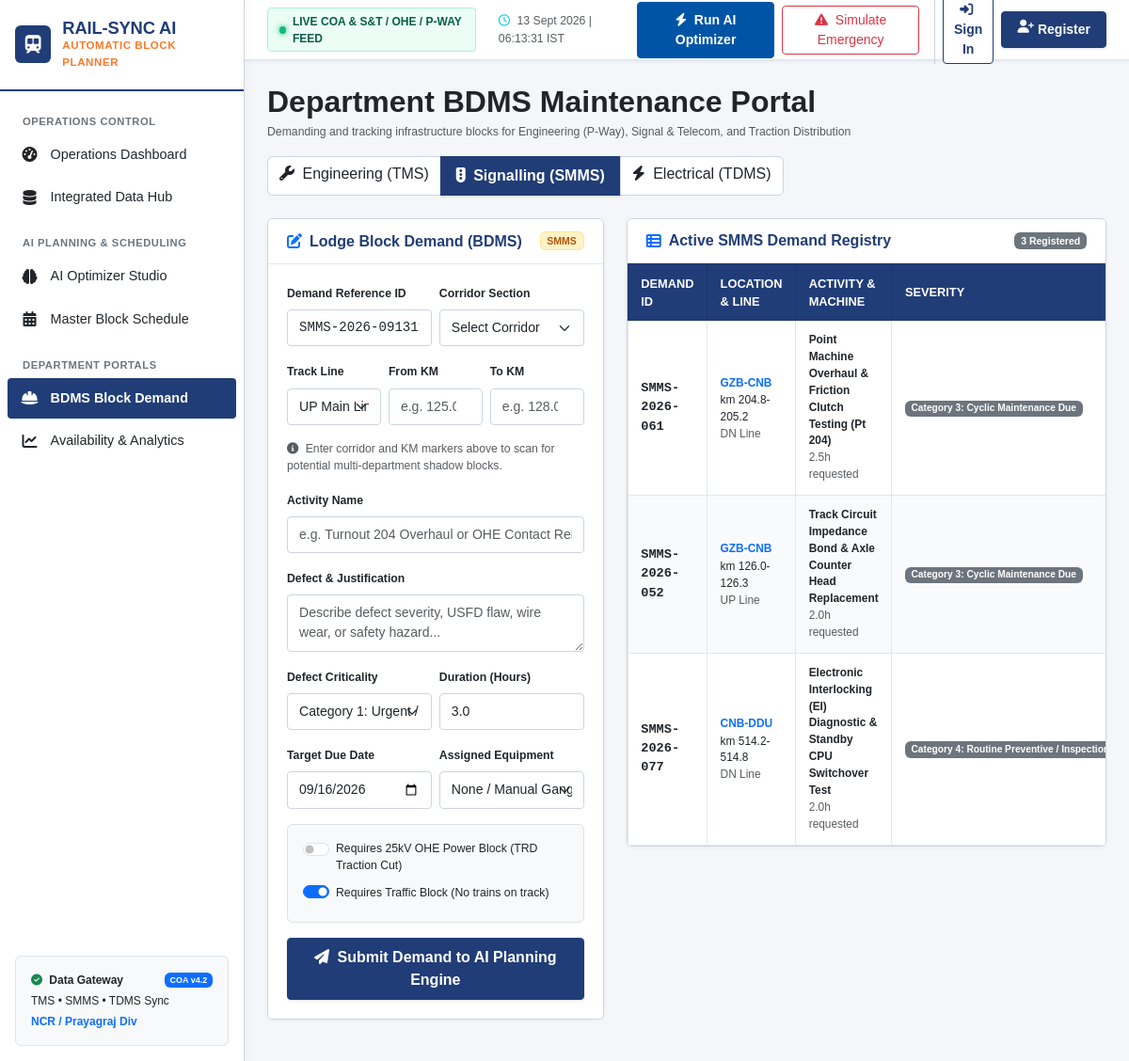
The page /department-portal/?dept=SMMS on the database its author committed.
### maintenance/models.py (models this page shows, shortened)
class MaintenanceDemand(models.Model):
    SYSTEM_CHOICES = [
        ('TMS', 'TMS (Track Management System - Engineering)'),
        ('SMMS', 'SMMS (Signal Maintenance & Management - S&T)'),
        ('TDMS', 'TDMS (Traction Distribution - Electrical/TRD)'),
    ]
    CRITICALITY_LEVELS = [
        ('EMERGENCY', 'Category 1: Emergency Defect / Immediate Risk'),
        ('URGENT_I', 'Category 2: Urgent / Overdue / Safety Impact'),
        ('NORMAL_II', 'Category 3: Cyclic Maintenance Due'),
        ('ROUTINE_III', 'Category 4: Routine Preventive / Inspection'),
    ]
    STATUS_CHOICES = [
        ('PENDING', 'Pending AI Scheduling'),
        ('AI_RECOMMENDED', 'AI Bundling Recommended'),
        ('SCHEDULED', 'Scheduled in Block Plan'),
        ('COMPLETED', 'Executed & Closed'),
        ('DEFERRED', 'Deferred to Next Horizon'),
    ]
    TRACK_LINE_CHOICES = [
        ('UP', 'UP Line'),
        ('DN', 'DOWN Line'),
        ('BOTH', 'Both Lines / Crossover'),
        ('YARD', 'Yard / Loop Lines'),
    ]
    demand_id = models.CharField(max_length=40, unique=True)
    source_system = models.CharField(max_length=10, choices=SYSTEM_CHOICES)
    corridor = models.ForeignKey(Corridor, on_delete=models.CASCADE, related_name='maintenance_demands')
    track_line = models.CharField(max_length=10, choices=TRACK_LINE_CHOICES, default='UP')
    km_start = models.FloatField()
    km_end = models.FloatField()
    activity_name = models.CharField(max_length=150)
    activity_code = models.CharField(max_length=50, blank=True)
    defect_description = models.TextField()
    criticality = models.CharField(max_length=20, choices=CRITICALITY_LEVELS, default='NORMAL_II')
    duration_hours = models.FloatField(default=3.0, help_text="Required block duration in hours")
    requires_power_block = models.BooleanField(default=False, help_text="Needs OHE 25kV traction power shutdown")
    requires_traffic_block = models.BooleanField(default=True, help_text="Needs rail line closure")
    speed_restriction_imposed = models.BooleanField(default=False, help_text="Temporary Speed Restriction (TSR) already active")
    speed_restriction_kmh = models.IntegerField(null=True, blank=True, help_text="Current TSR limit, e.g. 30 km/h")
    due_date = models.DateField()
    overdue_days = models.IntegerField(default=0)
    assigned_machine = models.ForeignKey(MachineAsset, on_delete=models.SET_NULL, null=True, blank=True, related_name='demands')
    manpower_required = models.IntegerField(default=15, help_text="Number of staff / gang strength")
    ai_priority_score = models.FloatField(default=50.0, help_text="Score 0 - 100 calculated by AI")
    ai_urgency_notes = models.TextField(blank=True, help_text="Explanation of AI risk score")
    status = models.CharField(max_length=20, choices=STATUS_CHOICES, default='PENDING')
    created_at = models.DateTimeField(auto_now_add=True)
    updated_at = models.DateTimeField(auto_now=True)
    class Meta:
        ordering = ['-ai_priority_score', '-criticality']

### core_rail/models.py (models this page shows, shortened)
class Corridor(models.Model):
    LINE_CHOICES = [
        ('SINGLE', 'Single Line'),
        ('DOUBLE', 'Double Line (UP/DN)'),
        ('TRIPLE', '3rd Line Added'),
        ('QUAD', 'Quadruple (4 Lines)'),
    ]
    division = models.ForeignKey(Division, on_delete=models.CASCADE, related_name='corridors')
    name = models.CharField(max_length=150)
    code = models.CharField(max_length=20, unique=True)
    start_station = models.CharField(max_length=100)
    end_station = models.CharField(max_length=100)
    start_km = models.FloatField(default=0.0)
    end_km = models.FloatField(default=100.0)
    line_type = models.CharField(max_length=15, choices=LINE_CHOICES, default='DOUBLE')
    is_electrified = models.BooleanField(default=True)
    max_permissible_speed = models.IntegerField(default=130, help_text="km/h")
    gmt = models.FloatField(default=35.0, help_text="Gross Million Tonnes per Annum")
    daily_trains = models.IntegerField(default=120, help_text="Average daily trains (COA)")
    corridor_window_start = models.TimeField(default='01:00:00', help_text="Typical COA low-traffic slot start")
    corridor_window_end = models.TimeField(default='04:30:00', help_text="Typical COA low-traffic slot end")

### scheduler/views.py (the view)
# urls.py: path('department-portal/', views.department_portal_view, name='department_portal'),
def department_portal_view(request):
    dept = request.GET.get('dept', 'TMS')
    demands = MaintenanceDemand.objects.filter(source_system=dept).select_related('corridor', 'assigned_machine')
    corridors = Corridor.objects.all()
    machines = MachineAsset.objects.filter(department=dept)
    context = {
        'active_dept': dept,
        'demands': demands,
        'corridors': corridors,
        'machines': machines,
    }
    return render(request, 'department_portal.html', context)

### templates/department_portal.html (shortened to what this page needs)
{% extends 'base.html' %}
{% block content %}
<div class="container-fluid p-0">
    <div class="d-flex flex-wrap align-items-center justify-content-between gap-3 mb-4">
        <div>
            <h2 class="fw-bold mb-1 text-dark">Department BDMS Maintenance Portal</h2>
            <p class="text-muted mb-0 small">
                Demanding and tracking infrastructure blocks for Engineering (P-Way), Signal & Telecom, and Traction Distribution
            </p>
        </div>
        <div class="d-flex align-items-center gap-2">
            <div class="btn-group">
                <a href="?dept=TMS" class="btn {% if active_dept == 'TMS' %}btn-rail-primary fw-bold{% else %}btn-outline-secondary{% endif %}">
                    <i class="fa-solid fa-wrench me-1"></i> Engineering (TMS)
                </a>
                <a href="?dept=SMMS" class="btn {% if active_dept == 'SMMS' %}btn-rail-primary fw-bold{% else %}btn-outline-secondary{% endif %}">
                    <i class="fa-solid fa-traffic-light me-1"></i> Signalling (SMMS)
                </a>
                <a href="?dept=TDMS" class="btn {% if active_dept == 'TDMS' %}btn-rail-primary fw-bold{% else %}btn-outline-secondary{% endif %}">
                    <i class="fa-solid fa-bolt me-1"></i> Electrical (TDMS)
                </a>
            </div>
        </div>
    </div>
    <div class="row g-4">
        <div class="col-lg-5">
            <div class="card-rail">
                <div class="card-rail-header">
                    <h5 class="card-rail-title">
                        <i class="fa-solid fa-pen-to-square text-primary"></i> Lodge Block Demand (BDMS)
                    </h5>
                    <span class="badge {% if active_dept == 'TMS' %}badge-tms{% elif active_dept == 'SMMS' %}badge-smms{% else %}badge-tdms{% endif %}">
                        {{ active_dept }}
                    </span>
                </div>
                <div class="card-rail-body">
                    <form id="submitDemandForm">
                        <div class="row g-2 mb-3">
                            <div class="col-md-6">
                                <label class="form-label text-dark small fw-bold">Demand Reference ID</label>
                                <input type="text" id="demandIdInput" class="form-control form-control-sm form-control-rail font-monospace" value="{{ active_dept }}-2026-{% now 'mdHi' %}" required>
                            </div>
                            <div class="col-md-6">
                                <label class="form-label text-dark small fw-bold">Corridor Section</label>
                                <select class="form-select form-select-sm form-select-rail" id="demandCorridorSelect" required>
                                    <option value="" disabled selected>Select Corridor</option>
                                </select>
                            </div>
                        </div>
                        <div class="row g-2 mb-3">
                            <div class="col-md-4">
                                <label class="form-label text-dark small fw-bold">Track Line</label>
                                <select class="form-select form-select-sm form-select-rail" id="demandTrackLine">
                                    <option value="UP">UP Main Line</option>
                                </select>
                            </div>
                            <div class="col-md-4">
                                <label class="form-label text-dark small fw-bold">From KM</label>
                                <input type="number" step="0.1" class="form-control form-control-sm form-control-rail" id="demandKmStart" placeholder="e.g. 125.0" required>
                            </div>
                            <div class="col-md-4">
                                <label class="form-label text-dark small fw-bold">To KM</label>
                                <input type="number" step="0.1" class="form-control form-control-sm form-control-rail" id="demandKmEnd" placeholder="e.g. 128.0" required>
                            </div>
                        </div>
                        <div id="coLocationSuggestionsBox" class="mb-3">
                            <div class="text-muted small">
                                <i class="fa-solid fa-circle-info me-1"></i> Enter corridor and KM markers above to scan for potential multi-department shadow blocks.
                            </div>
                        </div>
                        <div class="mb-3">
                            <label class="form-label text-dark small fw-bold">Activity Name</label>
                            <input type="text" class="form-control form-control-sm form-control-rail" id="demandActivityName" placeholder="e.g. Turnout 204 Overhaul or OHE Contact Renewal" required>
                        </div>
                        <div class="mb-3">
                            <label class="form-label text-dark small fw-bold">Defect & Justification</label>
                            <textarea class="form-control form-control-sm form-control-rail" id="demandDefectDesc" rows="2" placeholder="Describe defect severity, USFD flaw, wire wear, or safety hazard..." required></textarea>
                        </div>
                        <div class="row g-2 mb-3">
                            <div class="col-md-6">
                                <label class="form-label text-dark small fw-bold">Defect Criticality</label>
                                <select class="form-select form-select-sm form-select-rail" id="demandCriticality">
                                    <option value="URGENT_I" selected>Category 1: Urgent / Safety Risk</option>
                                </select>
                            </div>
                            <div class="col-md-6">
                                <label class="form-label text-dark small fw-bold">Duration (Hours)</label>
                                <input type="number" step="0.5" class="form-control form-control-sm form-control-rail" id="demandDuration" value="3.0" required>
                            </div>
                        </div>
                        <div class="row g-2 mb-3">
                            <div class="col-md-6">
                                <label class="form-label text-dark small fw-bold">Target Due Date</label>
                                <input type="date" class="form-control form-control-sm form-control-rail" id="demandDueDate" required>
                            </div>
                            <div class="col-md-6">
                                <label class="form-label text-dark small fw-bold">Assigned Equipment</label>
                                <select class="form-select form-select-sm form-select-rail" id="demandMachineSelect">
                                    <option value="">None / Manual Gang</option>
                                </select>
                            </div>
                        </div>
                        <div class="p-3 mb-3 rounded bg-light border">
                            <div class="form-check form-switch mb-2">
                                <input class="form-check-input" type="checkbox" id="demandPowerBlockCheck" {% if active_dept == 'TDMS' %}checked{% endif %}>
                                <label class="form-check-label text-dark small" for="demandPowerBlockCheck">
                                    Requires 25kV OHE Power Block (TRD Traction Cut)
                                </label>
                            </div>
                            <div class="form-check form-switch">
                                <input class="form-check-input" type="checkbox" id="demandTrafficBlockCheck" checked>
                                <label class="form-check-label text-dark small" for="demandTrafficBlockCheck">
                                    Requires Traffic Block (No trains on track)
                                </label>
                            </div>
                        </div>
                        <button type="submit" class="btn btn-rail-primary w-100 py-2" id="btnSubmitDemand">
                            <i class="fa-solid fa-paper-plane me-1"></i> Submit Demand to AI Planning Engine
                        </button>
                    </form>
                </div>
            </div>
        </div>
        <div class="col-lg-7">
            <div class="card-rail">
                <div class="card-rail-header">
                    <h5 class="card-rail-title">
                        <i class="fa-solid fa-table-list text-primary"></i> Active {{ active_dept }} Demand Registry
                    </h5>
                    <span class="badge bg-secondary">{{ demands|length }} Registered</span>
                </div>
                <div class="card-rail-body p-0">
                    <div class="table-responsive">
                        <table class="table-rail mb-0">
                            <thead>
                                <tr>
                                    <th>Demand ID</th>
                                    <th>Location & Line</th>
                                    <th>Activity & Machine</th>
                                    <th>Severity</th>
                                </tr>
                            </thead>
                            <tbody>
                                {% for d in demands %}
                                <tr>
                                    <td class="font-monospace text-dark small fw-bold">{{ d.demand_id }}</td>
                                    <td>
                                        <span class="text-primary small fw-bold">{{ d.corridor.code }}</span>
                                        <div class="small text-dark">km {{ d.km_start|floatformat:1 }}-{{ d.km_end|floatformat:1 }}</div>
                                        <div class="small text-muted">{{ d.track_line }} Line</div>
                                    </td>
                                    <td>
                                        <div class="small text-dark fw-bold">{{ d.activity_name }}</div>
                                        <div class="small text-muted">{{ d.duration_hours }}h requested</div>
                                    </td>
                                    <td>
                                        <span class="badge {% if d.criticality == 'EMERGENCY' %}badge-emergency{% elif d.criticality == 'URGENT_I' %}badge-smms{% else %}bg-secondary{% endif %}">
                                            {{ d.get_criticality_display }}
                                        </span>
                                    </td>
                                </tr>
                                {% empty %}
                                <tr>
                                    <td colspan="6" class="text-center py-4 text-muted">No demands registered for this department.</td>
                                </tr>
                                {% endfor %}
                            </tbody>
                        </table>
                    </div>
                </div>
            </div>
        </div>
    </div>
</div>
{% endblock %}

### rows shown on the page
MaintenanceDemand: demand_id "SMMS-2026-061", corridor.code "GZB-CNB", km_start "204.8", km_end "205.2", track_line "DN", activity_name "Point Machine Overhaul & Friction Clutch Testing (Pt 204)", duration_hours "2.5", criticality "Category 3: Cyclic Maintenance Due"
MaintenanceDemand: demand_id "SMMS-2026-052", corridor.code "GZB-CNB", km_start "126.0", km_end "126.3", track_line "UP", activity_name "Track Circuit Impedance Bond & Axle Counter Head Replacement", duration_hours "2.0", criticality "Category 3: Cyclic Maintenance Due"
MaintenanceDemand: demand_id "SMMS-2026-077", corridor.code "CNB-DDU", km_start "514.2", km_end "514.8", track_line "DN", activity_name "Electronic Interlocking (EI) Diagnostic & Standby CPU Switchover Test", duration_hours "2.0", criticality "Category 4: Routine Preventive /…"

### other values the page prints
{{ active_dept }} "SMMS"
{{ demands|length }} "3"
